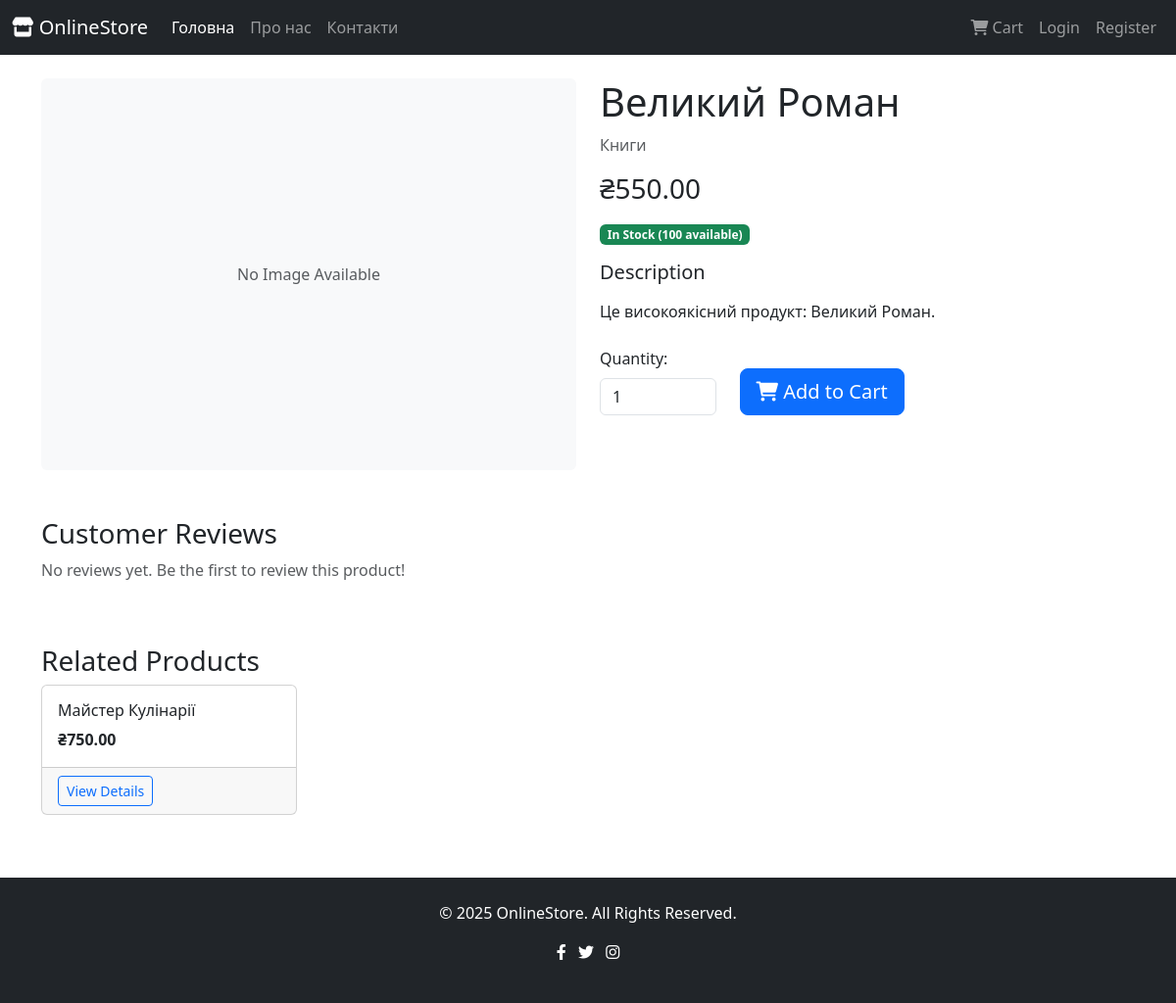
Screenshot of /product/19/ with the database file from the repository.
### shop/models.py (models this page shows, shortened)
class Product(models.Model):
    title = models.CharField(max_length=300)
    description = models.TextField()
    price = models.DecimalField(max_digits=10, decimal_places=2)
    discount_price = models.DecimalField(max_digits=10, decimal_places=2, blank=True, null=True)
    stock_quantity = models.IntegerField(default=0)
    image = models.ImageField(upload_to='products/')
    category = models.ForeignKey(Category, on_delete=models.CASCADE)
    is_active = models.BooleanField(default=True)
    featured = models.BooleanField(default=False)
    weight = models.DecimalField(max_digits=5, decimal_places=2, blank=True, null=True)
    dimensions = models.CharField(max_length=100, blank=True)
    created_at = models.DateTimeField(default=timezone.now)
    updated_at = models.DateTimeField(auto_now=True)
    @property
    def is_on_sale(self):
        return self.discount_price is not None
    @property
    def in_stock(self):
        return self.stock_quantity > 0

class Category(models.Model):
    title = models.CharField(max_length=255)
    description = models.TextField(blank=True)
    image = models.ImageField(upload_to='categories/', blank=True, null=True)
    created_at = models.DateTimeField(default=timezone.now)
    class Meta:
        verbose_name_plural = "Categories"

### shop/views.py (the view)
# urls.py: path('product/<int:product_id>/', views.product_detail, name='product_detail'),
def product_detail(request, product_id):
    product = get_object_or_404(Product, pk=product_id, is_active=True)
    reviews = product.reviews.all().order_by('-created_at')
    related_products = Product.objects.filter(
        category=product.category,
        is_active=True
    ).exclude(id=product.id)[:4]
    avg_rating = reviews.aggregate(Avg('rating'))['rating__avg']
    context = {
        'product': product,
        'reviews': reviews,
        'related_products': related_products,
        'avg_rating': avg_rating,
    }
    return render(request, 'shop/product_detail.html', context)

### templates/shop/product_detail.html (shortened to what this page needs)
{% extends 'base.html' %}
{% block content %}
<div class="container mt-4">
    <div class="row">
        <div class="col-md-6">
            {% if product.image %}
            <img src="{{ product.image.url }}" class="img-fluid rounded" alt="{{ product.title }}">
            {% else %}
            <div class="bg-light d-flex align-items-center justify-content-center rounded" style="height: 400px;">
                <span class="text-muted">No Image Available</span>
            </div>
            {% endif %}
        </div>
        <div class="col-md-6">
            <h1>{{ product.title }}</h1>
            <p class="text-muted">{{ product.category.title }}</p>
            <div class="mb-3">
                {% if product.is_on_sale %}
                <span class="h4 text-muted text-decoration-line-through">₴{{ product.price }}</span>
                <span class="h3 text-danger ms-2">₴{{ product.discount_price }}</span>
                <span class="badge bg-danger ms-2">Sale!</span>
                {% else %}
                <span class="h3">₴{{ product.price }}</span>
                {% endif %}
            </div>
            <div class="mb-3">
                {% if product.in_stock %}
                <span class="badge bg-success">In Stock ({{ product.stock_quantity }} available)</span>
                {% else %}
                <span class="badge bg-danger">Out of Stock</span>
                {% endif %}
            </div>
            <div class="mb-4">
                <h5>Description</h5>
                <p>{{ product.description|linebreaks }}</p>
            </div>
            {% if product.in_stock %}
            <form method="post" action="{% url 'shop:add_to_cart' product.id %}" class="mb-3">
                <div class="row">
                    <div class="col-md-3">
                        <label for="quantity" class="form-label">Quantity:</label>
                        <input type="number" class="form-control" id="quantity" name="quantity" value="1" min="1" max="{{ product.stock_quantity }}">
                    </div>
                    <div class="col-md-9 d-flex align-items-end">
                        <button type="submit" class="btn btn-primary btn-lg me-2">
                            <i class="fas fa-shopping-cart"></i> Add to Cart
                        </button>
                    </div>
                </div>
            </form>
            {% endif %}
        </div>
    </div>
    <div class="row mt-5">
        <div class="col-12">
            <h3>Customer Reviews</h3>
            {% for review in reviews %}
            <div class="card mb-3">
                <div class="card-body">
                    <div class="d-flex justify-content-between">
                        <h6 class="card-title">{{ review.user.username }}</h6>
                        <div class="text-warning">
                            {% for i in "12345" %}
                                {% if forloop.counter <= review.rating %}
                                    <i class="fas fa-star"></i>
                                {% else %}
                                    <i class="far fa-star"></i>
                                {% endif %}
                            {% endfor %}
                        </div>
                    </div>
                    <p class="card-text">{{ review.comment }}</p>
                    <small class="text-muted">{{ review.created_at|date:"F d, Y" }}</small>
                </div>
            </div>
            {% empty %}
            <p class="text-muted">No reviews yet. Be the first to review this product!</p>
            {% endfor %}
        </div>
    </div>
    {% if related_products %}
    <div class="row mt-5">
        <div class="col-12">
            <h3>Related Products</h3>
            <div class="row">
                {% for related_product in related_products %}
                <div class="col-md-3 mb-3">
                    <div class="card h-100">
                        <div class="card-body d-flex flex-column">
                            <h6 class="card-title">{{ related_product.title|truncatechars:30 }}</h6>
                            <div class="mt-auto">
                                {% if related_product.is_on_sale %}
                                <span class="text-muted text-decoration-line-through">₴{{ related_product.price }}</span>
                                <span class="text-danger fw-bold">₴{{ related_product.discount_price }}</span>
                                {% else %}
                                <span class="fw-bold">₴{{ related_product.price }}</span>
                                {% endif %}
                            </div>
                        </div>
                        <div class="card-footer">
                            <a href="{% url 'shop:product_detail' related_product.id %}" class="btn btn-outline-primary btn-sm">View Details</a>
                        </div>
                    </div>
                </div>
                {% endfor %}
            </div>
        </div>
    </div>
    {% endif %}
</div>
{% endblock %}

### rows the page displays
Product: title "Великий Роман", category "Книги", price "550.00", stock_quantity "100", description "Це високоякісний продукт: Великий Роман."
Product: title "Майстер Кулінарії", price "750.00"
